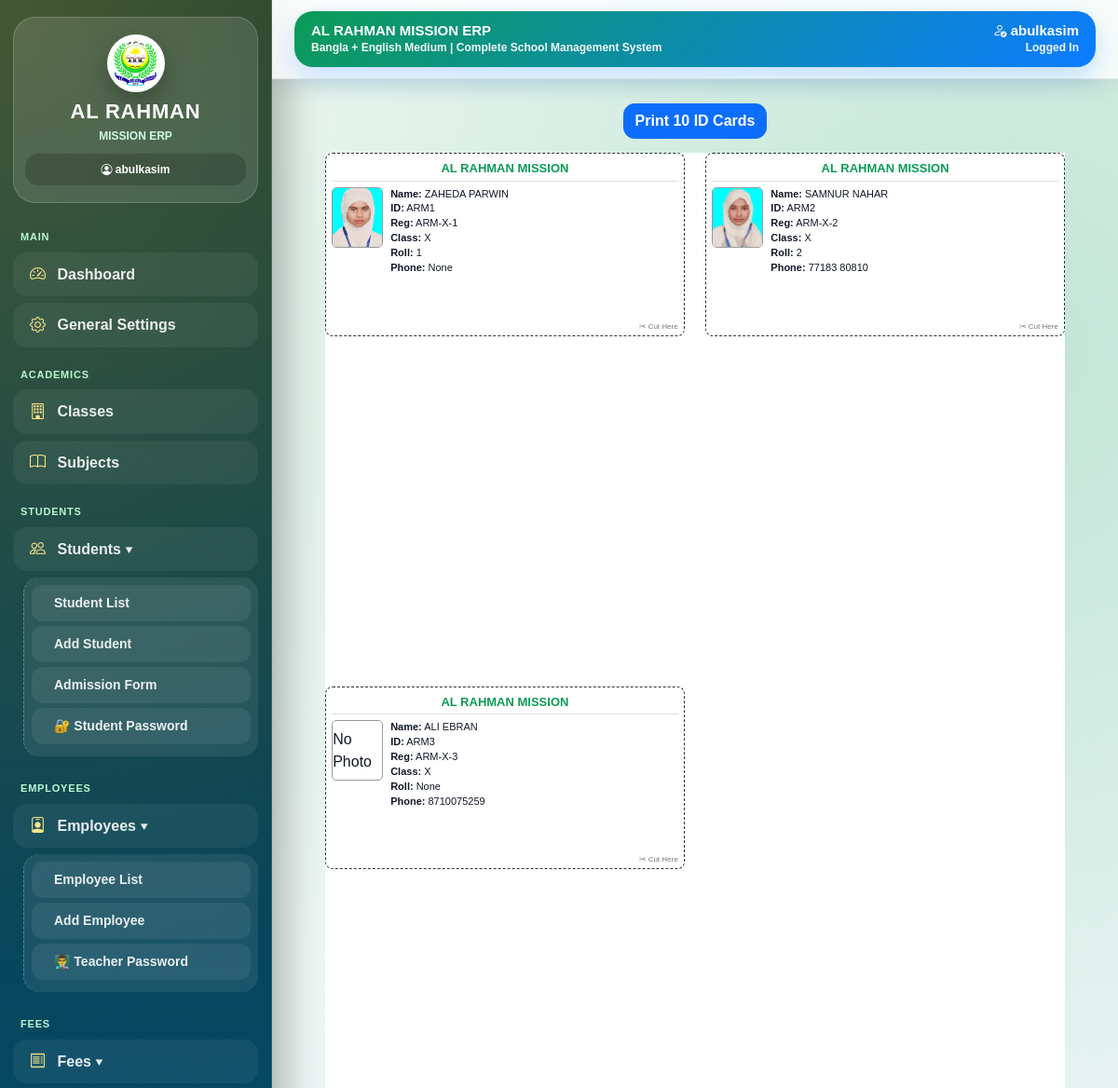
Before: /students/id-cards-print/ (signed in, upper part) with the older database file.
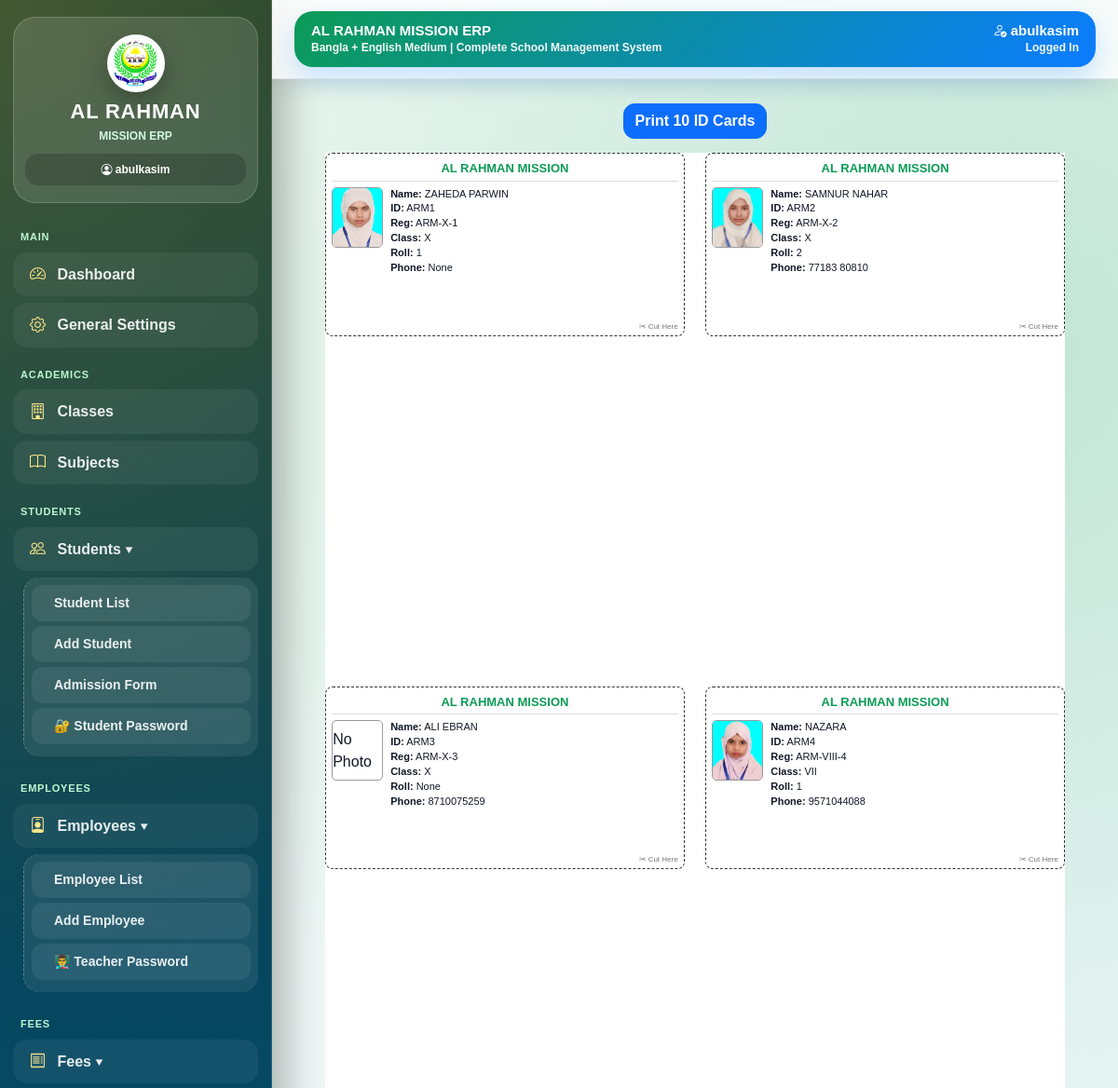
After: the same page with the newer database file.
### students/models.py (models this page shows, shortened)
class Student(models.Model):
    student_id = models.CharField(max_length=20, unique=True, blank=True)
    registration_no = models.CharField(max_length=50, unique=True, blank=True)
    login_username = models.CharField(max_length=100, unique=True, blank=True, null=True)
    login_password = models.CharField(max_length=150, blank=True, null=True)
    login_enabled = models.BooleanField(default=True)
    student_name = models.CharField(max_length=150)
    admission_no = models.CharField(max_length=50, blank=True, null=True)
    admission_date = models.DateField()
    current_session = models.ForeignKey(
        AcademicSession,
        on_delete=models.SET_NULL,
        blank=True,
        null=True
    )
    class_assigned = models.ForeignKey(Class, on_delete=models.CASCADE)
    roll_no = models.PositiveIntegerField(blank=True, null=True)
    father_name = models.CharField(max_length=150, blank=True, null=True)
    mother_name = models.CharField(max_length=150, blank=True, null=True)
    guardian_name = models.CharField(max_length=150, blank=True, null=True)
    phone = models.CharField(max_length=20, blank=True, null=True)
    gender = models.CharField(
        max_length=20,
        choices=[
            ('Male', 'Male'),
            ('Female', 'Female'),
            ('Other', 'Other'),
        ],
        blank=True,
        null=True
    )
    date_of_birth = models.DateField(blank=True, null=True)
    aadhaar_number = models.CharField(max_length=30, blank=True, null=True)
    transport_required = models.BooleanField(default=False)
    transport_details = models.CharField(max_length=255, blank=True, null=True)
    previous_school = models.CharField(max_length=255, blank=True, null=True)
    address = models.TextField(blank=True, null=True)
    photo = models.ImageField(upload_to='students/', blank=True, null=True)
    is_active = models.BooleanField(default=True)
    sibling_of = models.ForeignKey(
        'self',
        on_delete=models.SET_NULL,
        blank=True,
        null=True,
        related_name='siblings'
    )
    created_at = models.DateTimeField(auto_now_add=True)

### academics/models.py (models this page shows)
class Class(models.Model):
    class_name = models.CharField(max_length=50, unique=True)
    class_teacher = models.ForeignKey(
        'teachers.Employee',
        on_delete=models.SET_NULL,
        null=True,
        blank=True,
        related_name='assigned_classes'
    )
    class Meta:
        ordering = ['class_name']
    def __str__(self):
        return self.class_name

### students/views.py (the view)
# urls.py: path('id-cards-print/', views.student_id_cards_print, name='student_id_cards_print'),
@login_required
def student_id_cards_print(request):
    students = Student.objects.select_related('class_assigned').filter(is_active=True).order_by('id')[:10]
    return render(request, 'students/id_cards_print.html', {
        'students': students
    })

### templates/students/id_cards_print.html (shortened to what this page needs)
{% extends 'base.html' %}
{% block content %}
<div class="no-print print-btn text-center">
    <button onclick="window.print()" class="btn btn-primary">
        Print 10 ID Cards
    </button>
</div>
<div class="print-area">
    {% for student in students %}
    <div class="id-card">
        <div class="school-title">AL RAHMAN MISSION</div>
        <div class="card-body-box">
            <div>
                {% if student.photo %}
                    <img src="{{ student.photo.url }}" class="student-photo">
                {% else %}
                    <div class="student-photo d-flex align-items-center justify-content-center">
                        No Photo
                    </div>
                {% endif %}
            </div>
            <div class="info">
                <b>Name:</b> {{ student.student_name }}<br>
                <b>ID:</b> {{ student.student_id }}<br>
                <b>Reg:</b> {{ student.registration_no }}<br>
                <b>Class:</b> {{ student.class_assigned }}<br>
                <b>Roll:</b> {{ student.roll_no }}<br>
                <b>Phone:</b> {{ student.phone }}
            </div>
        </div>
        <div class="cut-text">✂ Cut Here</div>
    </div>
    {% empty %}
    <p>No active students found.</p>
    {% endfor %}
</div>
{% endblock %}

### templates/base.html (shortened to what this page needs)
<!DOCTYPE html>
<html lang="bn">
<head>
    <link href="https://cdn.jsdelivr.net/npm/bootstrap@5.3.3/dist/css/bootstrap.min.css" rel="stylesheet">
    <link href="https://cdn.jsdelivr.net/npm/bootstrap-icons@1.11.3/font/bootstrap-icons.css" rel="stylesheet">
</head>
<body>
<div class="app-layout">
    {% with emp=request.user.employee %}
    <div class="sidebar no-print">
        <div class="brand-box">
            <img src="/static/images/logo.png" class="brand-logo" alt="Logo">
            <h5 class="brand-title">AL RAHMAN</h5>
            <div class="brand-sub">MISSION ERP</div>
            <div class="user-mini">
                {% if request.user.is_authenticated %}
                    <i class="bi bi-person-circle"></i> {{ request.user.username }}
                {% else %}
                    Guest
                {% endif %}
            </div>
        </div>
        <ul class="nav flex-column">
            <div class="menu-title">Main</div>
            <li>
                {% if request.user.is_superuser or request.user.is_staff or emp.is_erp_admin %}
                    <a href="/dashboard/" class="nav-link">
                        <i class="bi bi-speedometer2"></i> Dashboard
                    </a>
                {% else %}
                    <a href="/teacher-dashboard/" class="nav-link">
                        <i class="bi bi-speedometer2"></i> Dashboard
                    </a>
                {% endif %}
            </li>
            {% if request.user.is_superuser or request.user.is_staff or emp.is_erp_admin or emp.can_access_settings %}
                <li>
                    <a href="{% url 'general_settings' %}" class="nav-link">
                        <i class="bi bi-gear"></i> General Settings
                    </a>
                </li>
            {% endif %}
            {% if request.user.is_superuser or request.user.is_staff or emp.is_erp_admin or emp.can_access_academics %}
                <div class="menu-title">Academics</div>
                <li>
                    <a href="/academics/classes/" class="nav-link">
                        <i class="bi bi-building"></i> Classes
                    </a>
                </li>
                <li>
                    <a href="/academics/subjects/" class="nav-link">
                        <i class="bi bi-book"></i> Subjects
                    </a>
                </li>
            {% endif %}
            {% if request.user.is_superuser or request.user.is_staff or emp.is_erp_admin or emp.can_access_students %}
                <div class="menu-title">Students</div>
                <li>
                    <a class="nav-link" data-bs-toggle="collapse" href="#studentsMenu" role="button" aria-expanded="true">
                        <i class="bi bi-people"></i> Students ▾
                    </a>
                    <ul class="collapse show nav flex-column submenu" id="studentsMenu">
                        <li><a href="/students/" class="nav-link">Student List</a></li>
                        {% if request.user.is_superuser or request.user.is_staff or emp.is_erp_admin %}
                            <li><a href="/students/add/" class="nav-link">Add Student</a></li>
                            <li><a href="/admissions/" class="nav-link">Admission Form</a></li>
                            <li><a href="{% url 'bulk_student_password_print' %}" class="nav-link">🔐 Student Password</a></li>
                        {% endif %}
                    </ul>
                </li>
            {% endif %}
            {% if request.user.is_superuser or request.user.is_staff or emp.is_erp_admin or emp.can_access_teachers %}
                <div class="menu-title">Employees</div>
                <li>
                    <a class="nav-link" data-bs-toggle="collapse" href="#employeesMenu" role="button" aria-expanded="true">
                        <i class="bi bi-person-badge"></i> Employees ▾
                    </a>
                    <ul class="collapse show nav flex-column submenu" id="employeesMenu">
                        <li><a href="/teachers/" class="nav-link">Employee List</a></li>
                        <li><a href="/teachers/add/" class="nav-link">Add Employee</a></li>
                        <li><a href="{% url 'teacher_password_print' %}" class="nav-link">👨‍🏫 Teacher Password</a></li>
                    </ul>
                </li>
            {% endif %}
            {% if request.user.is_superuser or request.user.is_staff or emp.is_erp_admin or emp.can_access_fees %}
                <div class="menu-title">Fees</div>
                <li>
                    <a class="nav-link" data-bs-toggle="collapse" href="#feesMenu" role="button" aria-expanded="true">
                        <i class="bi bi-receipt"></i> Fees ▾
                    </a>
                </li>
            {% endif %}
        </ul>
    </div>
    {% endwith %}
    <div class="main-area">
        <div class="topbar no-print">
            <div class="topbar-card d-flex justify-content-between align-items-center flex-wrap gap-2">
                <div>
                    <div class="topbar-title">AL RAHMAN MISSION ERP</div>
                    <div class="topbar-sub">Bangla + English Medium | Complete School Management System</div>
                </div>
                <div class="text-end">
                    {% if request.user.is_authenticated %}
                        <div class="topbar-title">
                            <i class="bi bi-person-check"></i> {{ request.user.username }}
                        </div>
                        <div class="topbar-sub">Logged In</div>
                    {% else %}
                        <div class="topbar-title">Guest</div>
                    {% endif %}
                </div>
            </div>
        </div>
        <div class="content-area">
            {% block content %}{% endblock %}
        </div>
    </div>
</div>
</body>
</html>

### templates/base.html (style rules this page uses)
:root { --green: #0c9b57; --deep: #052e2b; --blue: #0b7cff; --gold: #ffd54a; --dark: #07111f; }
* { box-sizing: border-box; }
body { margin: 0; padding: 0; font-family: Arial, "Noto Sans Bengali", sans-serif; background: radial-gradient(circle at 90% 10%, rgba(12,155,87,.20), transparent 28%), radial-gradient(circle at 15% 85%, rgba(11,124,255,.16), transparent 32%), linear-gradient(135deg, #eef8f1, #eef5ff); color: #111827; }
.app-layout { display: flex; min-height: 100vh; }
.sidebar { width: 292px; min-height: 100vh; background: radial-gradient(circle at top left, rgba(255,213,74,.25), transparent 28%), linear-gradient(180deg, #052e2b, #075985, #111827); border-right: 1px solid rgba(255,255,255,.14); box-shadow: 14px 0 40px rgba(0,0,0,.28); padding: 18px 14px; position: sticky; top: 0; overflow-y: auto; }
.brand-box { padding: 18px 12px; margin-bottom: 14px; border-radius: 24px; background: rgba(255,255,255,.12); border: 1px solid rgba(255,255,255,.18); text-align: center; }
.brand-logo { width: 62px; height: 62px; object-fit: contain; border-radius: 50%; background: white; padding: 5px; margin-bottom: 8px; box-shadow: 0 10px 25px rgba(0,0,0,.25); }
.brand-title { color: #fff; font-size: 22px; font-weight: 900; letter-spacing: .8px; margin: 0; }
.brand-sub { color: #d1fae5; font-size: 12px; font-weight: 800; margin-top: 4px; }
.user-mini { margin-top: 10px; padding: 8px 10px; border-radius: 14px; background: rgba(0,0,0,.18); color: #fff; font-size: 12px; font-weight: 800; }
.menu-title { color: #bbf7d0; font-size: 11px; font-weight: 900; text-transform: uppercase; letter-spacing: .8px; margin: 14px 8px 8px; }
.sidebar .nav-link { color: rgba(255,255,255,.90); padding: 11px 14px; border-left: 4px solid transparent; text-decoration: none; display: block; border-radius: 15px; margin-bottom: 7px; font-weight: 800; transition: all .22s ease; background: rgba(255,255,255,.055); }
.sidebar .nav-link i { color: #fde68a; margin-right: 8px; font-size: 17px; }
.submenu { margin: 4px 0 12px 11px; padding: 8px; border-left: 1px dashed rgba(255,255,255,.30); background: rgba(255,255,255,.08); border-radius: 17px; }
.submenu .nav-link { padding: 9px 12px 9px 20px; font-size: 14px; background: rgba(255,255,255,.07); border-radius: 12px; margin-bottom: 5px; }
.main-area { flex: 1; min-width: 0; }
.topbar { background: rgba(255,255,255,.82); backdrop-filter: blur(14px); border-bottom: 1px solid rgba(15,23,42,.08); padding: 12px 24px; position: sticky; top: 0; z-index: 10; box-shadow: 0 8px 24px rgba(0,0,0,.08); }
.topbar-card { background: linear-gradient(135deg, #0c9b57, #0b7cff); color: white; border-radius: 20px; padding: 12px 18px; box-shadow: 0 12px 28px rgba(11,124,255,.22); }
.topbar-title { font-size: 15px; font-weight: 900; line-height: 1.2; }
.topbar-sub { font-size: 12px; opacity: .95; font-weight: 700; }
.content-area { padding: 26px; width: 100%; }
.btn { border-radius: 12px; font-weight: 800; }

### templates/students/id_cards_print.html (style rules this page uses)
.print-area { width: 210mm; min-height: 297mm; margin: auto; background: white; display: grid; grid-template-columns: repeat(2, 1fr); gap: 6mm; }
.id-card { height: 52mm; border: 1.5px dashed #333; border-radius: 8px; padding: 6px; position: relative; overflow: hidden; font-family: Arial, sans-serif; background: #fff; }
.school-title { text-align: center; font-size: 13px; font-weight: 800; color: #0c9b57; border-bottom: 1px solid #ddd; padding-bottom: 3px; }
.card-body-box { display: flex; gap: 8px; margin-top: 6px; }
.student-photo { width: 55px; height: 65px; object-fit: cover; border: 1px solid #999; border-radius: 5px; }
.info { font-size: 11px; line-height: 1.45; flex: 1; }
.cut-text { position: absolute; right: 6px; bottom: 3px; font-size: 8px; color: #777; }
.print-btn { margin-bottom: 15px; }

Changed rows visible on the page:
added Student: photo (picture), student_name "NAZARA", student_id "ARM4", registration_no "ARM-VIII-4", class_assigned "VII", roll_no "1", phone "9571044088"
